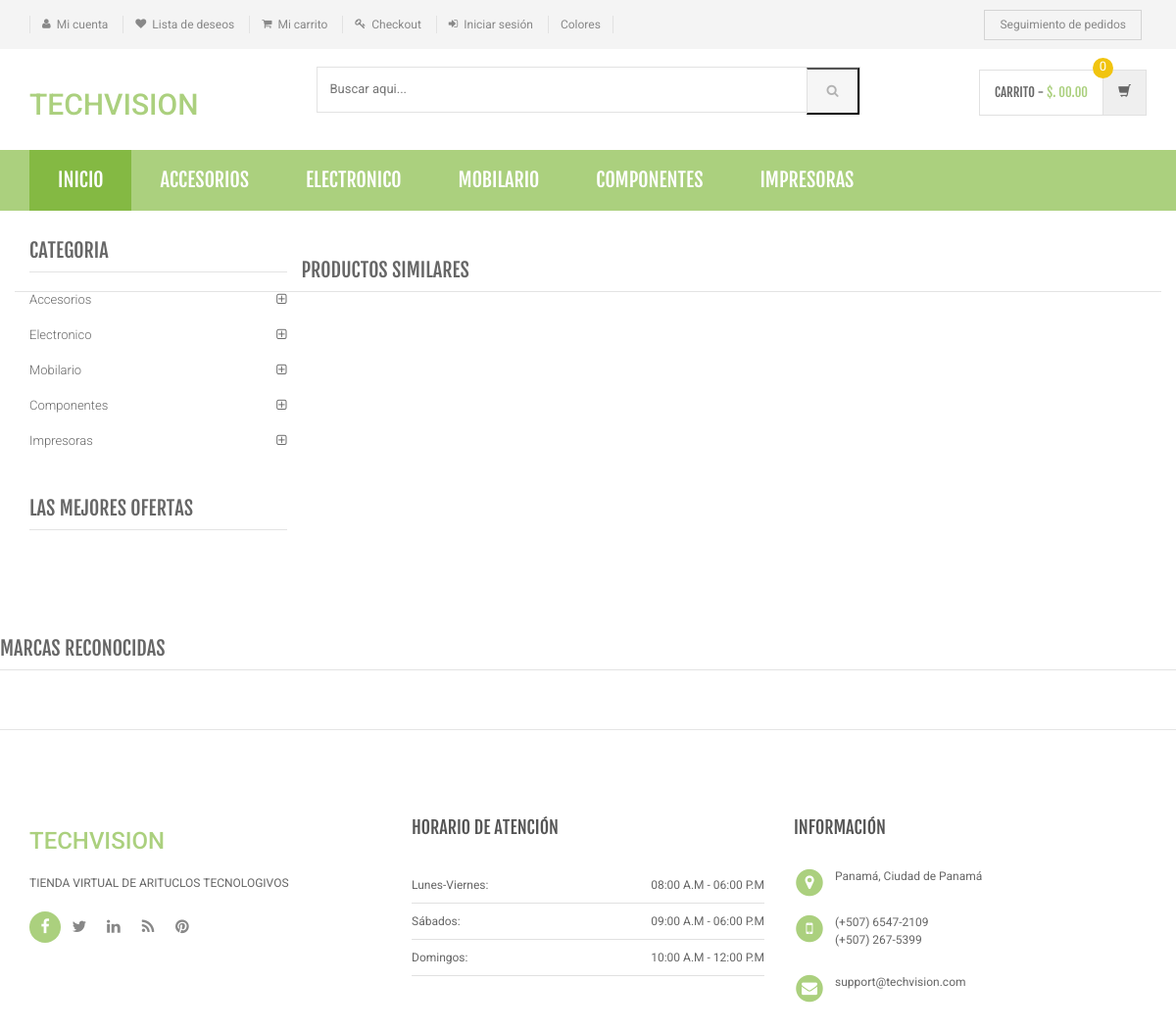
Page /product-details.php on the committed database.
### tables this page shows
CREATE TABLE `category` (
  `id` int(11) NOT NULL AUTO_INCREMENT,
  `categoryName` varchar(255) DEFAULT NULL,
  `categoryDescription` longtext DEFAULT NULL,
  `creationDate` timestamp NOT NULL DEFAULT current_timestamp(),
  `updationDate` varchar(255) DEFAULT NULL,
  PRIMARY KEY (`id`)
);

### product-details.php (the view, shortened to what this page needs)
<?php
include('includes/config.php');
?>
<!DOCTYPE html>
<html lang="es">
	<head>
	    <link rel="stylesheet" href="assets/css/bootstrap.min.css">
	    <link rel="stylesheet" href="assets/css/main.css">
	    <link rel="stylesheet" href="assets/css/green.css">
	    <link rel="stylesheet" href="assets/css/owl.carousel.css">
		<link rel="stylesheet" href="assets/css/owl.transitions.css">
		<link href="assets/css/lightbox.css" rel="stylesheet">
		<link rel="stylesheet" href="assets/css/animate.min.css">
		<link rel="stylesheet" href="assets/css/rateit.css">
		<link rel="stylesheet" href="assets/css/bootstrap-select.min.css">
		<link rel="stylesheet" href="assets/css/config.css">
		<link href="assets/css/green.css" rel="alternate stylesheet" title="Green color">
		<link href="assets/css/blue.css" rel="alternate stylesheet" title="Blue color">
		<link href="assets/css/red.css" rel="alternate stylesheet" title="Red color">
		<link href="assets/css/orange.css" rel="alternate stylesheet" title="Orange color">
		<link href="assets/css/dark-green.css" rel="alternate stylesheet" title="Darkgreen color">
		<link rel="stylesheet" href="assets/css/font-awesome.min.css">
	</head>
    <body class="cnt-home">
<header class="header-style-1">
<?php include('includes/top-header.php');?>
<?php include('includes/main-header.php');?>
<?php include('includes/menu-bar.php');?>
</header>
<div class="body-content outer-top-xs">
	<div class='container'>
		<div class='row single-product outer-bottom-sm '>
			<div class='col-md-3 sidebar'>
				<div class="sidebar-module-container">
<div class="sidebar-widget outer-bottom-xs wow fadeInUp">
	<h3 class="section-title">Categoria</h3>
	<div class="sidebar-widget-body m-t-10">
		<div class="accordion">
		            <?php $sql=mysqli_query($con,"select id,categoryName  from category");
while($row=mysqli_fetch_array($sql))
{
    ?>
	    	<div class="accordion-group">
	            <div class="accordion-heading">
	                <a href="category.php?cid=<?php echo $row['id'];?>"  class="accordion-toggle collapsed">
	                   <?php echo $row['categoryName'];?>
	                </a>
	            </div>
	        </div>
	        <?php } ?>
	    </div>
	</div>
</div>
<div class="sidebar-widget hot-deals wow fadeInUp">
	<h3 class="section-title">LAS MEJORES OFERTAS</h3>
</div>
				</div>
			</div>
<section class="section featured-product wow fadeInUp">
	<h3 class="section-title">Productos similares </h3>
</section>
			</div>
		</div>
<?php include('includes/brands-slider.php');?>
</div>
<?php include('includes/footer.php');?>
</body>
</html>

### includes/menu-bar.php (shortened to what this page needs)
<div class="header-nav animate-dropdown">
    <div class="container">
        <div class="yamm navbar navbar-default" role="navigation">
            <div class="nav-bg-class">
                <div class="navbar-collapse collapse" id="mc-horizontal-menu-collapse">
	<div class="nav-outer">
		<ul class="nav navbar-nav">
			<li class="active dropdown yamm-fw">
				<a href="index.php" data-hover="dropdown" class="dropdown-toggle">Inicio</a>
			</li>
              <?php $sql=mysqli_query($con,"select id,categoryName  from category limit 6");
while($row=mysqli_fetch_array($sql))
{
    ?>
			<li class="dropdown yamm">
				<a href="category.php?cid=<?php echo $row['id'];?>"> <?php echo $row['categoryName'];?></a>
			</li>
			<?php } ?>
		</ul>
		<div class="clearfix"></div>
	</div>
</div>
            </div>
        </div>
    </div>
</div>

### assets/css/green.css (style rules this page uses)
a { color: #abd07e; }
.header-style-1 .header-nav { background: #abd07e; }
.cnt-home .header-style-1 .header-nav .navbar .navbar-nav > li.active { background: #84b943; }
.sidebar .sidebar-module-container .sidebar-widget .sidebar-widget-body .accordion .accordion-group .accordion-heading .accordion-toggle, .sidebar .sidebar-module-container .sidebar-widget .sidebar-widget-body .accordion .accordion-group .accordion-heading .accordion-toggle:hover, .sidebar .sidebar-module-container .sidebar-widget .sidebar-widget-body .accordion .accordion-group .accordion-heading .accordion-toggle:focus, .sidebar .sidebar-module-container .sidebar-widget .sidebar-widget-body .accordion .accordion-group .accordion-heading .accordion-toggle:after { color: #abd07e; }

### assets/css/lightbox.css (style rules this page uses)
body:after { content: url(../images/close.png) url(../images/loading.gif) url(../images/prev.png) url(../images/next.png); display: none; }

### assets/css/blue.css (style rules this page uses)
a { color: #3498db; }
.header-style-1 .header-nav { background: #3498db; }
.cnt-home .header-style-1 .header-nav .navbar .navbar-nav > li.active { background: #1d6ca1; }
.sidebar .sidebar-module-container .sidebar-widget .sidebar-widget-body .accordion .accordion-group .accordion-heading .accordion-toggle, .sidebar .sidebar-module-container .sidebar-widget .sidebar-widget-body .accordion .accordion-group .accordion-heading .accordion-toggle:hover, .sidebar .sidebar-module-container .sidebar-widget .sidebar-widget-body .accordion .accordion-group .accordion-heading .accordion-toggle:focus, .sidebar .sidebar-module-container .sidebar-widget .sidebar-widget-body .accordion .accordion-group .accordion-heading .accordion-toggle:after { color: #3498db; }

### assets/css/red.css (style rules this page uses)
a { color: #ff6c6c; }
.header-style-1 .header-nav { background: #ff6c6c; }
.cnt-home .header-style-1 .header-nav .navbar .navbar-nav > li.active { background: #ff1a1a; }
.sidebar .sidebar-module-container .sidebar-widget .sidebar-widget-body .accordion .accordion-group .accordion-heading .accordion-toggle, .sidebar .sidebar-module-container .sidebar-widget .sidebar-widget-body .accordion .accordion-group .accordion-heading .accordion-toggle:hover, .sidebar .sidebar-module-container .sidebar-widget .sidebar-widget-body .accordion .accordion-group .accordion-heading .accordion-toggle:focus, .sidebar .sidebar-module-container .sidebar-widget .sidebar-widget-body .accordion .accordion-group .accordion-heading .accordion-toggle:after { color: #ff6c6c; }

### assets/css/orange.css (style rules this page uses)
a { color: #f39c12; }
.header-style-1 .header-nav { background: #f39c12; }
.cnt-home .header-style-1 .header-nav .navbar .navbar-nav > li.active { background: #ab6c09; }
.sidebar .sidebar-module-container .sidebar-widget .sidebar-widget-body .accordion .accordion-group .accordion-heading .accordion-toggle, .sidebar .sidebar-module-container .sidebar-widget .sidebar-widget-body .accordion .accordion-group .accordion-heading .accordion-toggle:hover, .sidebar .sidebar-module-container .sidebar-widget .sidebar-widget-body .accordion .accordion-group .accordion-heading .accordion-toggle:focus, .sidebar .sidebar-module-container .sidebar-widget .sidebar-widget-body .accordion .accordion-group .accordion-heading .accordion-toggle:after { color: #f39c12; }

### assets/css/dark-green.css (style rules this page uses)
a { color: #12cca7; }
.header-style-1 .header-nav { background: #12cca7; }
.cnt-home .header-style-1 .header-nav .navbar .navbar-nav > li.active { background: #0b816a; }
.sidebar .sidebar-module-container .sidebar-widget .sidebar-widget-body .accordion .accordion-group .accordion-heading .accordion-toggle, .sidebar .sidebar-module-container .sidebar-widget .sidebar-widget-body .accordion .accordion-group .accordion-heading .accordion-toggle:hover, .sidebar .sidebar-module-container .sidebar-widget .sidebar-widget-body .accordion .accordion-group .accordion-heading .accordion-toggle:focus, .sidebar .sidebar-module-container .sidebar-widget .sidebar-widget-body .accordion .accordion-group .accordion-heading .accordion-toggle:after { color: #12cca7; }

### rows in the picture
category: categoryName "ACCESORIOS", categoryName "Accesorios"
category: categoryName "ELECTRONICO", categoryName "Electronico"
category: categoryName "MOBILARIO", categoryName "Mobilario"
category: categoryName "COMPONENTES", categoryName "Componentes"
category: categoryName "IMPRESORAS", categoryName "Impresoras"
